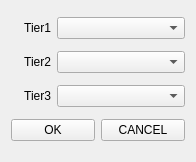
<?xml version="1.0" encoding="UTF-8"?>
<ui version="4.0">
 <class>Form</class>
 <widget class="QWidget" name="Form">
  <property name="geometry">
   <rect>
    <x>0</x>
    <y>0</y>
    <width>196</width>
    <height>162</height>
   </rect>
  </property>
  <property name="windowTitle">
   <string>Form</string>
  </property>
  <layout class="QVBoxLayout" name="verticalLayout">
   <item>
    <layout class="QHBoxLayout" name="horizontalLayout_4">
     <item>
      <widget class="QLabel" name="label">
       <property name="minimumSize">
        <size>
         <width>40</width>
         <height>0</height>
        </size>
       </property>
       <property name="maximumSize">
        <size>
         <width>40</width>
         <height>16777215</height>
        </size>
       </property>
       <property name="text">
        <string>Tier1</string>
       </property>
       <property name="alignment">
        <set>Qt::AlignRight|Qt::AlignTrailing|Qt::AlignVCenter</set>
       </property>
      </widget>
     </item>
     <item>
      <widget class="QComboBox" name="tier1ComboBox"/>
     </item>
    </layout>
   </item>
   <item>
    <layout class="QHBoxLayout" name="horizontalLayout_3">
     <item>
      <widget class="QLabel" name="label_2">
       <property name="minimumSize">
        <size>
         <width>40</width>
         <height>0</height>
        </size>
       </property>
       <property name="maximumSize">
        <size>
         <width>40</width>
         <height>16777215</height>
        </size>
       </property>
       <property name="text">
        <string>Tier2</string>
       </property>
       <property name="alignment">
        <set>Qt::AlignRight|Qt::AlignTrailing|Qt::AlignVCenter</set>
       </property>
      </widget>
     </item>
     <item>
      <widget class="QComboBox" name="tier2ComboBox"/>
     </item>
    </layout>
   </item>
   <item>
    <layout class="QHBoxLayout" name="horizontalLayout_2">
     <item>
      <widget class="QLabel" name="label_3">
       <property name="minimumSize">
        <size>
         <width>40</width>
         <height>0</height>
        </size>
       </property>
       <property name="maximumSize">
        <size>
         <width>40</width>
         <height>16777215</height>
        </size>
       </property>
       <property name="text">
        <string>Tier3</string>
       </property>
       <property name="alignment">
        <set>Qt::AlignRight|Qt::AlignTrailing|Qt::AlignVCenter</set>
       </property>
      </widget>
     </item>
     <item>
      <widget class="QComboBox" name="tier3ComboBox"/>
     </item>
    </layout>
   </item>
   <item>
    <layout class="QHBoxLayout" name="horizontalLayout">
     <item>
      <widget class="QPushButton" name="okBtn">
       <property name="text">
        <string>OK</string>
       </property>
      </widget>
     </item>
     <item>
      <widget class="QPushButton" name="cancelBtn">
       <property name="text">
        <string>CANCEL</string>
       </property>
      </widget>
     </item>
    </layout>
   </item>
  </layout>
 </widget>
 <resources/>
 <connections/>
</ui>
